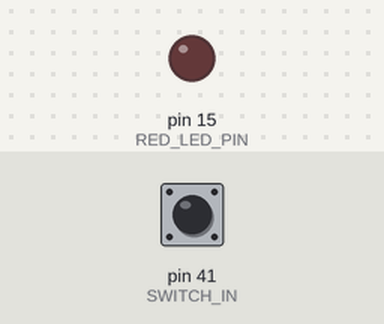
A sketch run on a simulated Arduino Mega 2560, built with avr-gcc and run on an emulated ATmega2560. On the bench: output pins drawn as LEDs (lit = HIGH). The test bench sets the inputs (shaded band); at power-on: pin 41 (SWITCH_IN) LOW.

Above: at 1.2 s.
1.3 s: pin 41 (SWITCH_IN) pulled HIGH for 0.15 s
At 1.37 s:
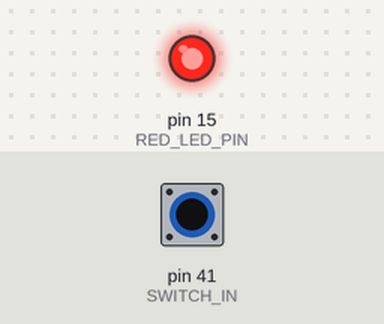
2.9 s: pin 41 (SWITCH_IN) pulled HIGH for 3.2 s
At 7.2 s:
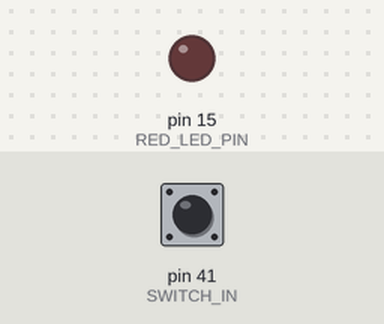
Timing chart, 0 to 8.7 s (numbered marks = the images above; inputs shaded):
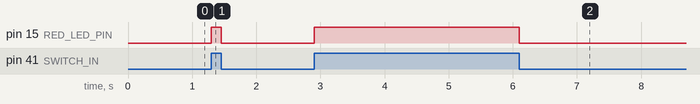

Measured:
- after the input at 1.3 s, pin 15 (RED_LED_PIN): LOW → HIGH at once, → LOW 0.15 s later
- after the input at 2.9 s, pin 15 (RED_LED_PIN): LOW → HIGH at once, → LOW 3.2 s later

The sketch:

smaragdine_collision_demo.ino
```cpp
const int RED_LED_PIN = 15;
const int SWITCH_IN = 41;

void setup() {
  pinMode(RED_LED_PIN, OUTPUT);
  pinMode(SWITCH_IN, INPUT);
}

void loop() {
  if(digitalRead(SWITCH_IN)==HIGH) {
    digitalWrite(RED_LED_PIN, HIGH);
  }
  else {
    digitalWrite(RED_LED_PIN, LOW);
  }
}
```
